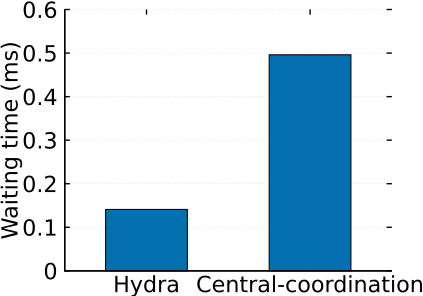

This figure's gnuplot source:
set terminal pdfcairo
set output 'fig_central_time.pdf'
set style line 1 \
	linecolor rgb '#a00000' \
	linetype 1 linewidth 2
set style line 2 \
	linecolor rgb '#00a000' \
	linetype 2 linewidth 2
set style line 3 \
	linecolor rgb '#0000a0' \
	linetype 3 linewidth 2
set style line 4 \
	linecolor rgb '#a0a000' \
	linetype 4 linewidth 2
set style line 5 \
	linecolor rgb '#a000a0' \
	linetype 5 linewidth 2
set style line 6 \
	linecolor rgb '#00a0a0' \
	linetype 6 linewidth 2
# set xr [-0.2:3]
# set yr [-4:110]
set style line 501 lt 1 lc rgb "#000000" lw 2
set border 3 ls 501

red = "#FF0000"; green = "#00FF00"; blue = "#0000FF"; skyblue = "#87CEEB";
c1 = "#0570b0"; c2 = "#74a9cf"; c3 = "#bdc9e1"; c4 = "#f1eef6";
set yrange [0:0.6]
set style data histogram
set style histogram rowstacked
# set style histogram cluster gap 1
set style fill solid
set boxwidth 0.5
set xtics format ""
set grid ytics

set xtics font ', 25'
set ytics font ', 25'
# set xlabel 'Settings' font 'Times-Roman,20'
set ylabel 'Waiting time (ms)' font 'Times-Roman,25'
set key top right font 'Times-Roman,25'
set ylabel offset -1,0,0
set size ratio 0.8
set offset -0.5,-0.5,0,0
# set key off
# set grid xtics ytics mxtics mytics
# set mxtics 1
# set mytics 1
set style fill solid border -1
plot 'fig_central_time.txt' using 3:xtic(1) notitle linecolor rgb c1 lw 1.5
